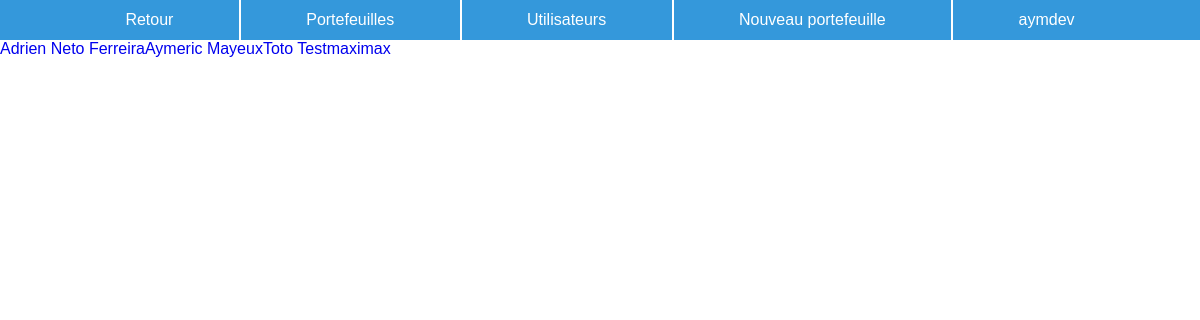
/smartfolio/bo/ (signed in), run on the app's committed database.
### tables this page shows
CREATE TABLE `customer` (
  `cust_id` int(8) NOT NULL,
  `cust_name` varchar(100) NOT NULL,
  `cust_company` varchar(255) DEFAULT NULL,
  `cust_email` varchar(100) NOT NULL
);

### smartfolio/bo/assets/php/portfolio.class.php (called while the page is built, shortened)
<?php
class Portfolio
{
    function __construct($id)
    {
        $infos = App::$db->prepare("SELECT * FROM portfolio WHERE port_id = :id");
        $infos->execute(array(
            "id" => $id
        ));
        if ($infos->rowCount() == 0) {
            throw new \Exception("introuvable", 1);
        } else {
            $infos = $infos->fetch(PDO::FETCH_ASSOC);
            $this->infos = array(
                "id"     => $infos['port_id'],
                "status" => $infos['port_status']
            );
            $this->customer = new Customer($infos['port_cust_id']);
            $this->agent    = new Agent($infos['port_agent_id']);
        }
    }
    static private function ReturnObjectsArray(PDOStatement $portfolios)
    {
        $portfolios = $portfolios->fetchAll(PDO::FETCH_ASSOC);
        $o = array();
        foreach ($portfolios as $port) {
            $portfolio = new Portfolio($port['port_id']);
            array_push($o, $portfolio);
        }
        return $o;
    }
    static public function UserOpenList()
    {
        switch ($_SESSION['user']['type']) {
            case 'manager':
            $folios = App::$db->query("SELECT * FROM portfolio WHERE port_status = 'open'");
            break;
        }
        return self::ReturnObjectsArray($folios);
    }
}
?>

### smartfolio/bo/assets/php/customer.class.php (called while the page is built, shortened)
<?php
class Customer
{
    function __construct($id)
    {
        $infos = App::$db->prepare("SELECT * FROM customer WHERE cust_id = :id");
        $infos->execute(array(
            "id" => $id
        ));
        if ($infos->rowCount() == 0) {
            throw new \Exception("introuvable", 1);
        } else {
            $infos = $infos->fetch(PDO::FETCH_ASSOC);
            $this->infos = array(
                "id"        => $infos['cust_id'],
                "name"      => $infos['cust_name'],
                "company"   => $infos['cust_company'],
                "email"     => $infos['cust_email']
            );
        }
    }
}
?>

### smartfolio/bo/assets/php/agent.class.php (called while the page is built, shortened)
<?php
class Agent
{
    function __construct($id)
    {
        $infos = App::$db->prepare("SELECT * FROM user WHERE user_id = :id");
        $infos->execute(array(
            "id" => $id
        ));
        if ($infos->rowCount() == 0) {
            throw new \Exception("introuvable", 1);
        } else {
            $infos = $infos->fetch(PDO::FETCH_ASSOC);
        }
    }
}
?>

### smartfolio/bo/index.php (the view, shortened to what this page needs)
<!DOCTYPE html>
<html lang="en">
<head>
    <?php include 'assets/inc/head.php'; ?>
</head>
<body>
    <?php
    include 'assets/inc/header_smartfolio.php';
    foreach (Portfolio::UserOpenList() as $port) {
        echo '<a href="portfolio.php?port=' . $port->infos['id'] . '">' . $port->customer->infos['name'] . '</a>';
    }
    ?>
</body>
</html>

### data on the page
customer: cust_name "Adrien Neto Ferreira"
customer: cust_name "Aymeric Mayeux"
customer: cust_name "Toto Test"
customer: cust_name "maximax"

### other printed values
$_SESSION['user']['name'] "aymdev"
